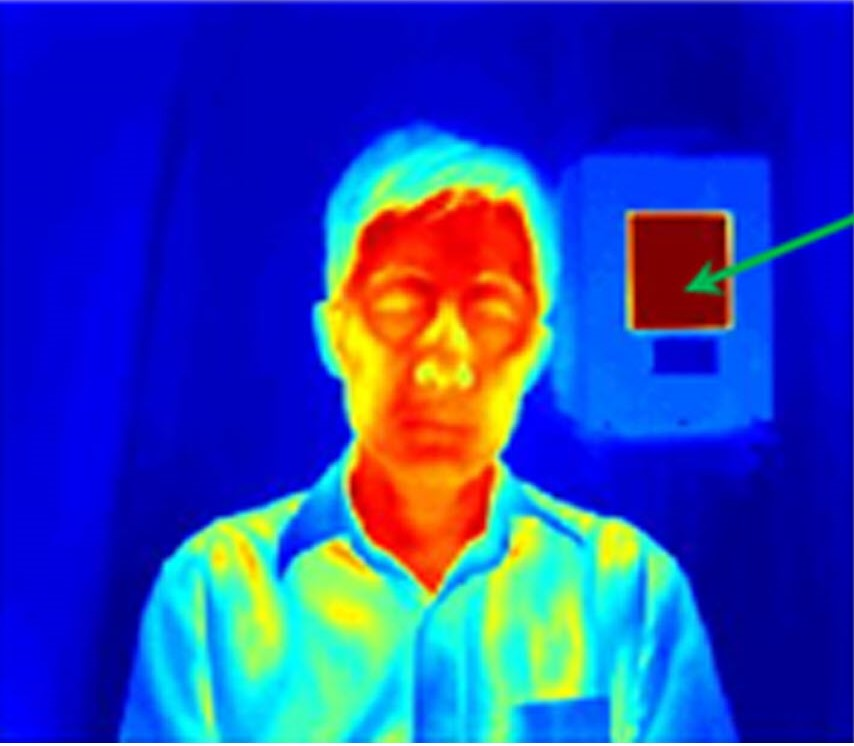
#> input picture tempratureDetection/testing_images/test2.jpg, 854 x 746 px, found by its file name
$ python testing.py
#> lines starting #> are read from the running program, lines starting #| are printed output that depends on the picture; after the words box and inside, x2 and y2 are one past the last pixel; in counts of white or black regions, pixels touching at a corner belong together; long printed decimals are rounded
#> further down, img is the input picture: shape (746, 854, 3); mean B, G, R 177.9, 67.2, 41.9
### tempratureDetection/temperature_output.py
import numpy as np
import cv2

def Temperature_Contors(image_array: np.array) -> list:

    frame = cv2.cvtColor(image_array, cv2.COLOR_BGR2RGB)
    heatmap_gray = cv2.cvtColor(frame, cv2.COLOR_RGB2GRAY)
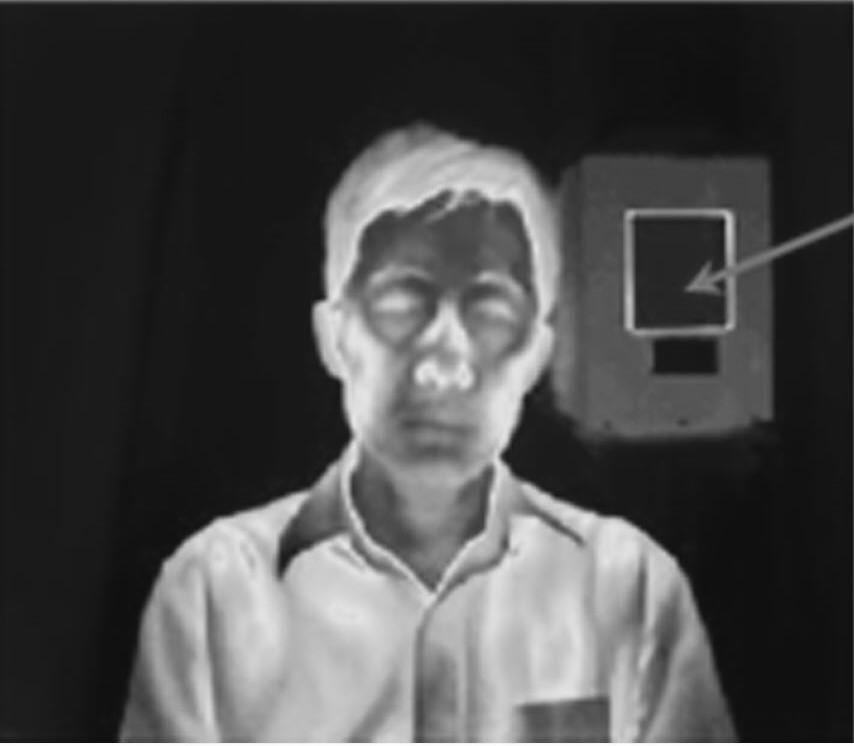
#> heatmap_gray: shape (746, 854); min 11, max 255, mean 72.2
    heatmap = cv2.applyColorMap(heatmap_gray, cv2.COLORMAP_JET)
    unused_val, binary_thresh = cv2.threshold(heatmap_gray, 200, 255, cv2.THRESH_BINARY) # threshold=200
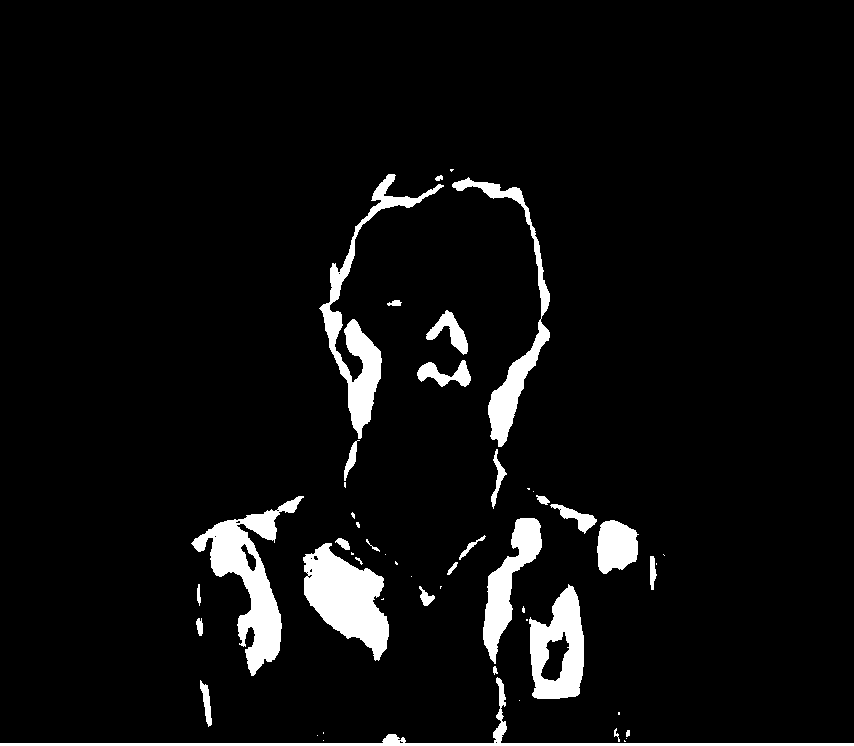
#> binary_thresh: shape (746, 854); 5.7% white; 52 white regions (23 under 20 px), largest, box (x1, y1, x2, y2) and area: (191, 496, 304, 676) 6099, (303, 543, 389, 661) 5640, (319, 174, 444, 439) 4895
    kernel = np.array([[1 for i in range(3)] for j in range(3)]);
    eros_dil_img = cv2.dilate(src=(cv2.erode(src=binary_thresh, kernel=kernel, iterations=1)),
                             kernel=kernel, iterations=1);
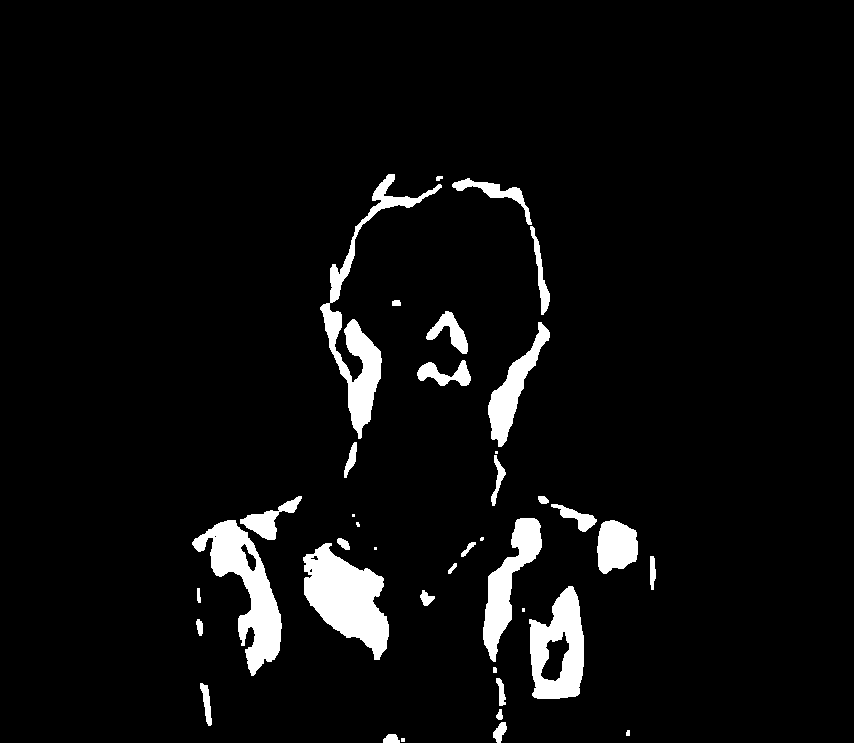
#> eros_dil_img: shape (746, 854); 5.6% white; 38 white regions (7 under 20 px)

    contours, _ = cv2.findContours(eros_dil_img, 1, 2);
#> contours = 43 contours, 12 with area under 20; largest, box (x1, y1, x2, y2) and area: (303, 543, 389, 660) 5477, (192, 520, 282, 676) 5047, (529, 586, 584, 699) 4502, (320, 174, 442, 439) 4448, (483, 518, 542, 662) 2982
    all_tmp = []

    for contour in contours:
        outs = list(cv2.boundingRect(contour));
        x, y, w, h = outs[0], outs[1], outs[2], outs[3];

        if w*h<600:
            continue;

        mask = np.zeros_like(heatmap_gray)
        cv2.drawContours(mask, contour, -1, 255, -1);

        mean = (cv2.mean(heatmap_gray, mask=mask)[0])/2.20

        temperature = round(mean, 2)
        all_tmp.append(temperature)
        color = (255, 255, 255) if temperature < 102 else (
            255, 255, 255)

        heatmap = cv2.rectangle(heatmap, (x, y), (x + w, y + h), color, 2)

        cv2.putText(heatmap, "{} F".format(temperature), (x, y), cv2.FONT_HERSHEY_SIMPLEX, 0.7, color, 2, cv2.LINE_AA)
#> this loop made 43 passes
#> (x, y, w, h) on passes 2, 4, 5, 6, 7, 9, 11, 12, 14, 15, 16, 17: (626, 730, 4, 6), (496, 709, 7, 11), (200, 683, 12, 43), (496, 678, 10, 28), (493, 667, 4, 6), (196, 619, 7, 17), (420, 590, 15, 16), (197, 588, 4, 15), (309, 568, 4, 5), (448, 563, 9, 11), (650, 556, 6, 34), (310, 555, 9, 6)
#> (x, y, w, h, mean, temperature) on passes 3, 8, 13, 20, 26, 27: (0, 722, 854, 24, 95, 95), (540, 631, 30, 51, 91.57, 91.57), (529, 586, 55, 113, 91.81, 91.81), (303, 543, 86, 117, 91.95, 91.95), (597, 520, 41, 54, 92.34, 92.34), (192, 520, 90, 156, 91.85, 91.85)
#> pass 3, in Temperature_Contors, `heatmap = cv2.rectangle(heatmap, (x, y), (x + w, y + h), color, 2)`:
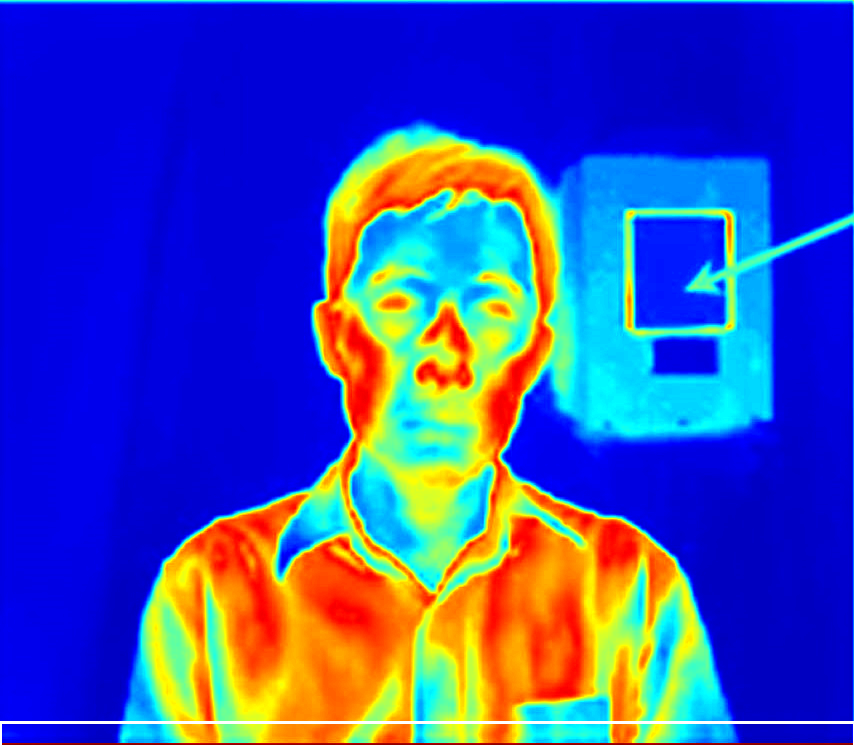
#> heatmap: shape (746, 854, 3); mean B, G, R 175.4, 75.7, 60.6
#> after the loop:
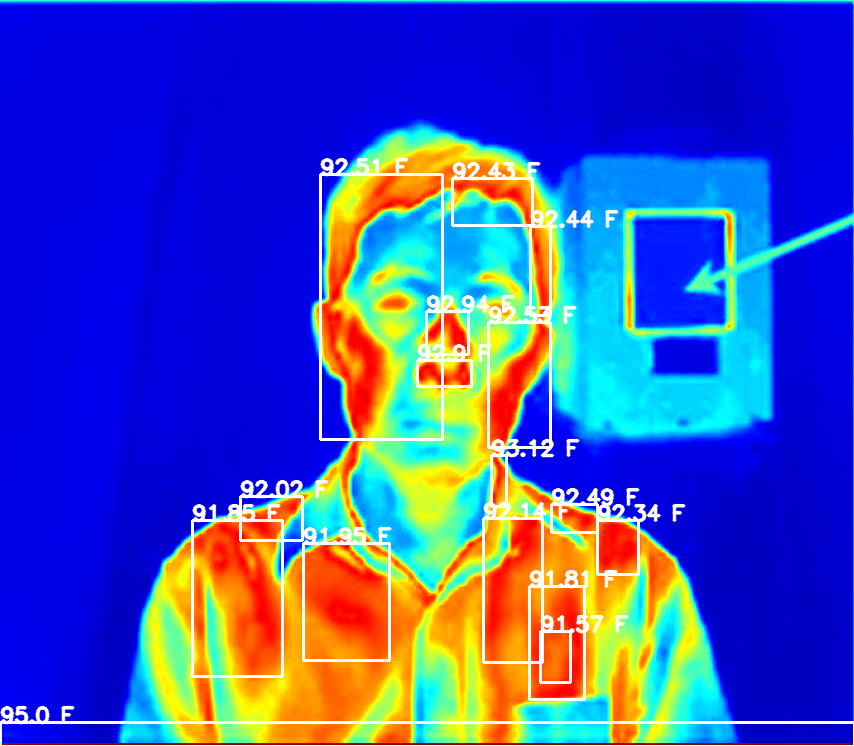
#> heatmap: shape (746, 854, 3); 4% of pixels changed, all inside (x1, y1, x2, y2) = (0, 157, 687, 725)
#> after the loop:
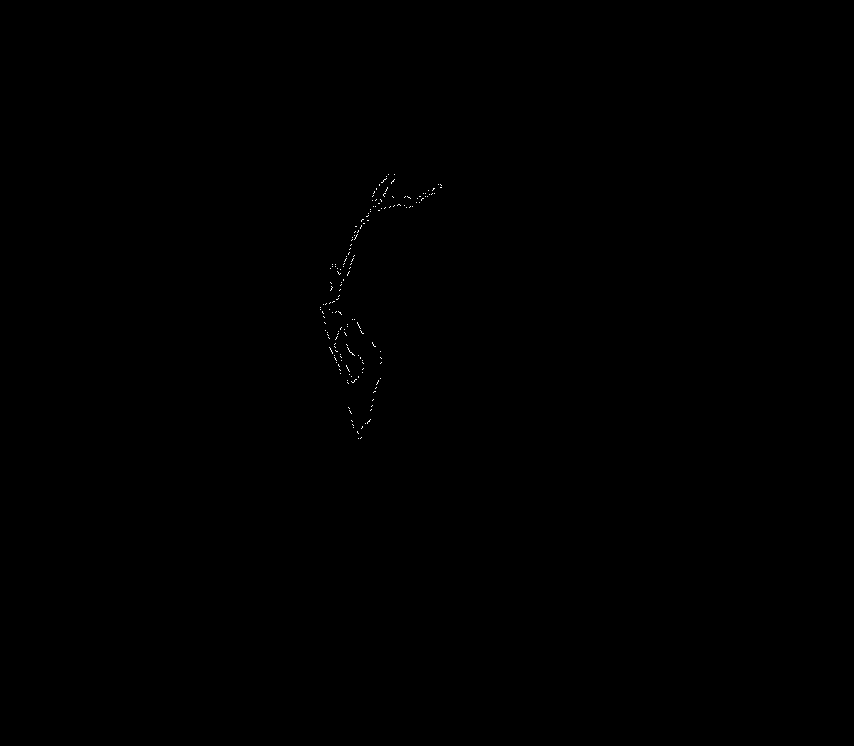
#> mask: shape (746, 854); 0.06% white in thin lines or dots, all inside (x1, y1, x2, y2) = (320, 174, 442, 439)
#> after the loop, all_tmp = [95, 91.57, 91.81, 91.95, 92.34, 91.85, 92.14, 92.49, 92.02, 93.12, 92.9, 92.53, 92.94, 92.44, 92.43, 92.51]

    return [heatmap, all_tmp]

def Mean_temperature(temperature_list: list) -> float:
    cnt = 0.0
    sm = 0.0
    for i in temperature_list:
        if i>84 and i<115:
            cnt+=1
            sm+=i

    return sm/cnt

### tempratureDetection/testing.py
import numpy as np
import math, cv2, sys
import temperature_output as tempo

# fl = str(input("Input file: "))
# fl = "testing_images/"+fl
fl = r"tempratureDetection\testing_images\test2.jpg"
img = cv2.imread(fl, cv2.IMREAD_COLOR)


outs = tempo.Temperature_Contors(img)
#> outs = 2 items
img_out = outs[0]
tmp_l = outs[1]
#> tmp_l has the same summary as all_tmp in Temperature_Contors

cv2.putText(img_out, str(tempo.Mean_temperature(tmp_l))[0:7]+" F -> Avg", (25, 25), cv2.FONT_HERSHEY_PLAIN, 2,
                (255, 255, 255), 4)
#> the loop in Mean_temperature, `for i in temperature_list:` made 16 passes
#> (i, sm) on passes 1 to 12: (95, 95), (91.57, 186.6), (91.81, 278.4), (91.95, 370.3), (92.34, 462.7), (91.85, 554.5), (92.14, 646.7), (92.49, 739.1), (92.02, 831.2), (93.12, 924.3), (92.9, 1017.2), (92.53, 1109.7)
#> after the loop in Mean_temperature, `for i in temperature_list:`: cnt = 16; sm = 1480
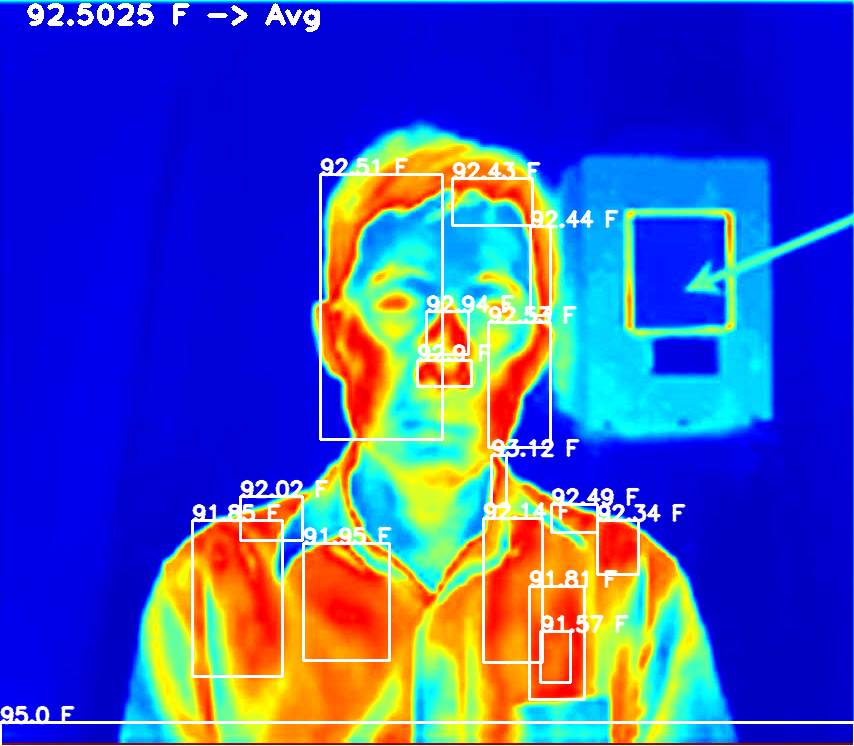
#> img_out: shape (746, 854, 3); 0.4% of pixels changed, all inside (x1, y1, x2, y2) = (27, 3, 320, 32)

cv2.imshow(mat=img_out, winname="test1")
# cv2.putText(img_out, str(tempo.Mean_temperature(tmp_l))+" F -> Avg", (70, 450), cv2.FONT_HERSHEY_PLAIN, 2,
#                 (255, 255, 255), 2)
cv2.waitKey(0)
print(tempo.Mean_temperature(tmp_l))
#> the loop in Mean_temperature (call 2), `for i in temperature_list:` made 16 passes
#| 92.503

$ run again, with tempratureDetection/testing_images/test1.jpg copied over tempratureDetection/testing_images/test2.jpg
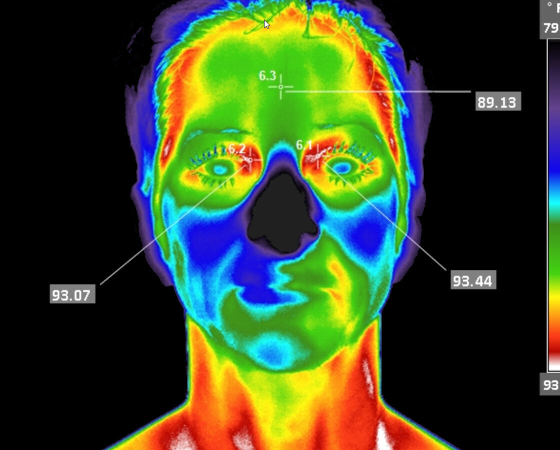
#> input picture tempratureDetection/testing_images/test1.jpg, 1119 x 900 px, found by its file name (shown at 1/2 size)
#> img is the input picture: shape (900, 1119, 3); mean B, G, R 40.3, 71.1, 57.2
#> binary_thresh: shape (900, 1119); 4.6% white; 321 white regions (211 under 20 px), largest, box (x1, y1, x2, y2) and area: (392, 652, 657, 893) 12572, (318, 36, 612, 359) 7642, (604, 48, 770, 273) 4249
#> eros_dil_img: shape (900, 1119); 4.1% white; 161 white regions (57 under 20 px)
#> contours = 189 contours, 95 with area under 20; largest, box (x1, y1, x2, y2) and area: (409, 678, 657, 893) 11871, (341, 43, 612, 318) 6212, (646, 518, 701, 648) 2901, (666, 123, 768, 269) 2336, (461, 326, 513, 389) 1182
#> the loop in Temperature_Contors, `for contour in contours:` made 189 passes
#> (x, y, w, h) on passes 2 to 4: (489, 890, 4, 4), (352, 890, 31, 10), (370, 882, 6, 9)
#> after the loop in Temperature_Contors, `for contour in contours:`:
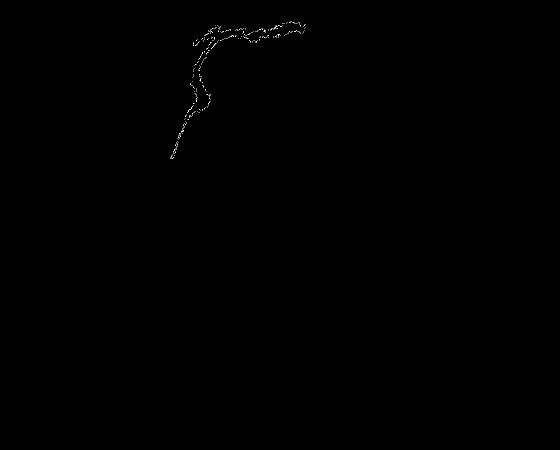
#> mask: shape (900, 1119) (shown at 1/2 size); 0.06% white in thin lines or dots, all inside (x1, y1, x2, y2) = (341, 43, 612, 318)
#> after the loop in Temperature_Contors, `for contour in contours:`: all_tmp = [93.32, 96.61, 93.89, 92.38, 93.08, 92.45, 92.45, 92.66, 93.15, 93.14, 93.33, 92.93, 94.88, 93.67, 92.91, 92.81, 92.77]
#> `outs = tempo.Temperature_Contors(img)`: outs = 2 items
#> tmp_l has the same summary as all_tmp in Temperature_Contors
#> the loop in Mean_temperature, `for i in temperature_list:` made 17 passes
#> (i, sm) on passes 1 to 8: (93.32, 93.32), (96.61, 189.9), (93.89, 283.8), (92.38, 376.2), (93.08, 469.3), (92.45, 561.7), (92.45, 654.2), (92.66, 746.8)
#> after the loop in Mean_temperature, `for i in temperature_list:`: cnt = 17; sm = 1586.4
#> `cv2.putText(img_out, str(tempo.Mean_temperature(tmp_l))[0:7]+" F -> Av..`:
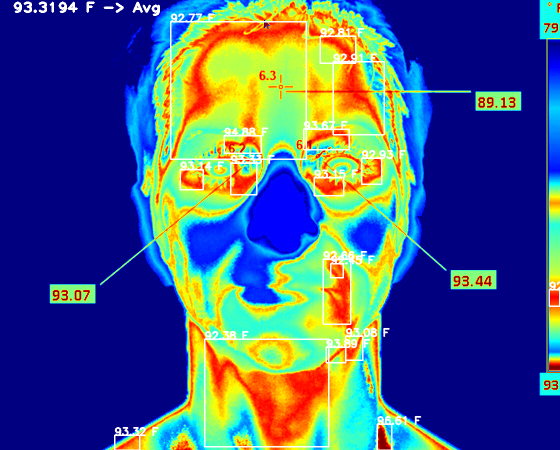
#> img_out: shape (900, 1119, 3) (shown at 1/2 size); mean B, G, R 127.5, 91.3, 69.8
#> the loop in Mean_temperature (call 2), `for i in temperature_list:` made 17 passes
#| 93.319
